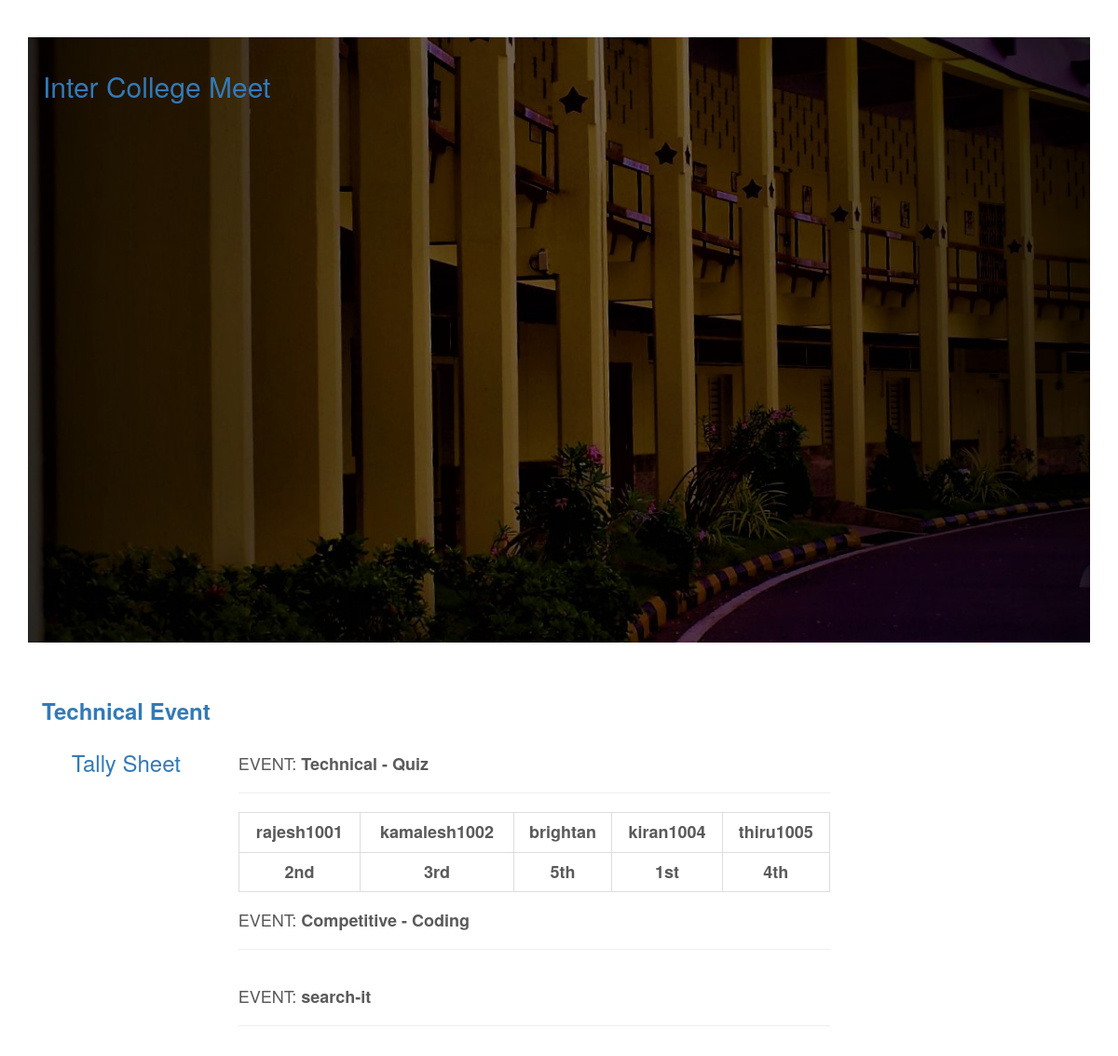
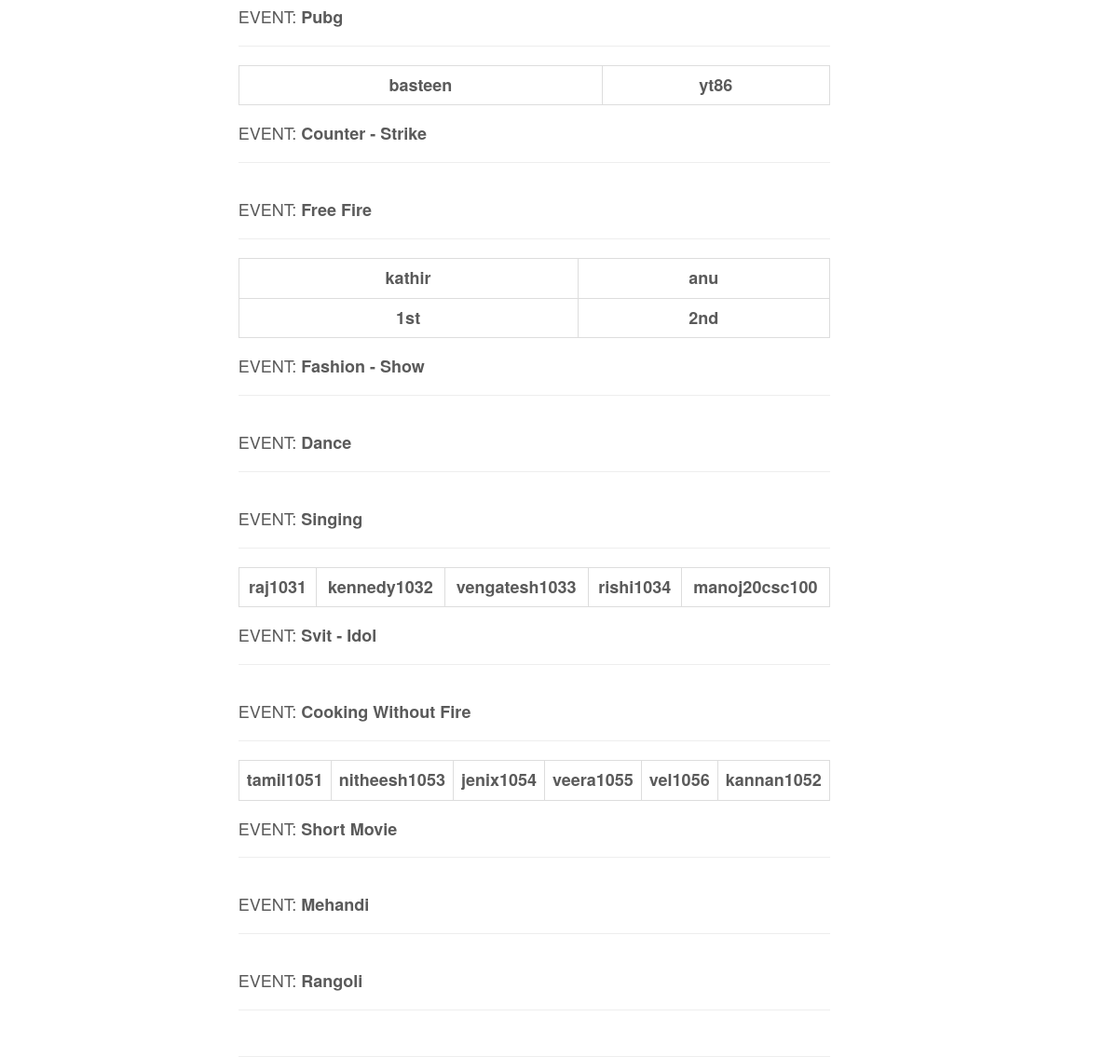
/judge/summary_results.php?main_event_id=4 (signed in), run on the app's committed database (2 pictures, top to bottom).
### tables this page shows
CREATE TABLE `main_event` (
  `mainevent_id` int(11) NOT NULL,
  `event_name` text NOT NULL,
  `status` text NOT NULL,
  `organizer_id` int(11) NOT NULL,
  `sy` varchar(9) NOT NULL,
  `date_start` text NOT NULL,
  `date_end` text NOT NULL,
  `place` text NOT NULL
);

CREATE TABLE `sub_event` (
  `subevent_id` int(11) NOT NULL,
  `mainevent_id` int(11) NOT NULL,
  `organizer_id` int(11) NOT NULL,
  `event_name` text NOT NULL,
  `status` text NOT NULL,
  `eventdate` text NOT NULL,
  `eventtime` text NOT NULL,
  `place` text NOT NULL,
  `txtpoll_status` text NOT NULL,
  `view` varchar(15) NOT NULL,
  `txtpollview` varchar(15) NOT NULL
);

CREATE TABLE `contestants` (
  `contestant_id` int(11) NOT NULL,
  `fullname` text NOT NULL,
  `subevent_id` int(11) NOT NULL,
  `contestant_ctr` int(11) NOT NULL,
  `status` text NOT NULL,
  `txt_code` text NOT NULL,
  `rand_code` int(15) NOT NULL,
  `txtPollScore` int(11) NOT NULL
);

### judge/session.php (called while the page is built, shortened)
							</script><?php
$session_id=$_SESSION['id'];
?>

### judge/summary_results.php (the view, shortened to what this page needs)
<!DOCTYPE html>
<html lang="en">
   <?php
include('header.php');
include('session.php');
$active_main_event=$_GET['main_event_id'];
    ?>
 <body>
 <div class="container">
      <div class="span12">
           <?php
          $event_query = $conn->query("select * from main_event where mainevent_id='$active_main_event'") or die(mysql_error());
		while ($event_row = $event_query->fetch())
        {
            ?>
             <center>
             <?php include('doc_header.php'); ?>
             <table>
        <tr>
             <td align="center">
            <h3><strong><?php echo $event_row['event_name']; ?></strong></h3>
             </td>
              </tr>
               <tr>
                <td align="center">
                <h3>Tally Sheet</h3>
                </td>
              </tr>
             </table>
              <?php }  ?>
        <section id="download-bootstrap">
          <div class="page-header">
<table style="width: 100% !important;" align="center">
<?php
$sy_query = $conn->query("select DISTINCT sy FROM main_event where organizer_id='$session_id' AND mainevent_id='$active_main_event='") or die(mysql_error());
while ($sy_row = $sy_query->fetch())
{
$sy=$sy_row['sy'];
$MECtr = $MEctrQuery->rowCount();  ?>
<tr>
<td>
                        <?php
                        $event_query = $conn->query("select * from main_event where organizer_id='$session_id' AND sy='$sy'") or die(mysql_error());
                        while ($event_row = $event_query->fetch())
                        {
                        $main_event_id=$event_row['mainevent_id'];
                        $SEctrQuery = $conn->query("select * FROM sub_event where mainevent_id='$main_event_id'") or die(mysql_error());
                        while($SECtr = $SEctrQuery->fetch())
                        {
                            $rs_subevent_id=$SECtr['subevent_id'];
                         ?>
                                    <h4>EVENT: <strong><?php echo $SECtr['event_name']; ?></strong></h4>
                                    <hr />
                                    <table align="center" class="table table-bordered" id="example">
                                    <?php
                                    $contxx_query = $conn->query("select DISTINCT fullname from contestants where subevent_id='$rs_subevent_id'") or die(mysql_error());
                                    while ($contxx_row = $contxx_query->fetch())
                                    { ?>
                                    <th><strong><center><?php echo $contxx_row['fullname']; ?></center></strong></th>
                                    <?php } ?>
                                    <tr>
                                    <?php
                                    $contxxz_query = $conn->query("select contestant_id from contestants where subevent_id='$rs_subevent_id'") or die(mysql_error());
                                    while ($contxxz_row = $contxxz_query->fetch())
                                    {
                                    $contxzID=$contxxz_row['contestant_id'];
                                    $place_query = $conn->query("select DISTINCT place_title from sub_results where contestant_id='$contxzID' AND subevent_id='$rs_subevent_id'") or die(mysql_error());
                                    while ($place_row = $place_query->fetch())
                                    { ?>
                                    <td><strong><center><?php echo $place_row['place_title']; ?></center></strong></td>
                                    <?php   }   }   ?>
                                    </tr>
                                    </table>
                        <?php  }} ?>
 </td>
 </tr>
  <?php  }  ?>
  </table>
  </div>
  </section>
      </div>
  </body>
</html>

### judge/header.php (shortened to what this page needs)
<head>
    <link href="bootstrap/css/bootstrap.min.css" rel="stylesheet"/>
      <link href="assets/css/docs.css" rel="stylesheet"/>
    <link href="carousel.css" rel="stylesheet"/>
  </head>

### judge/doc_header.php (shortened to what this page needs)
            <table>
<header class="bgImage" >
    <nav class="navbar" >
        <div class="container">
        <div class="navbar-header">
                <a class = "navbar-brand">
                   <h2> Inter College Meet</h2>
                     </div>
        </div>
    </div>

### judge/assets/css/docs.css (style rules this page uses)
body { position: relative; padding-top: 40px; }
section { padding-top: 30px; }
section > .page-header, section > .lead { color: #5a5a5a; }

### judge/doc_header.php (style rules this page uses)
.bgImage { background-image: url(images/aac.jpg); background-size: cover; background-position: center center; height: 650px; margin-bottom: 25px; }

### data on the page
main_event: event_name "Technical Event"
sub_event: event_name "Technical - Quiz", fullname "rajesh1001", fullname "kamalesh1002", fullname "brightan", fullname "kiran1004", fullname "thiru1005"
contestants: place_title "2nd"
contestants: place_title "3rd"
contestants: place_title "5th"
contestants: place_title "1st"
contestants: place_title "4th"
sub_event: event_name "Competitive - Coding"
sub_event: event_name "search-it"
sub_event: event_name "Pubg", fullname "basteen", fullname "yt86"
sub_event: event_name "Counter - Strike"
sub_event: event_name "Free Fire", fullname "kathir", fullname "anu"
contestants: place_title "1st"
contestants: place_title "2nd"
sub_event: event_name "Fashion - Show"
sub_event: event_name "Dance"
sub_event: event_name "Singing", fullname "raj1031", fullname "kennedy1032", fullname "vengatesh1033", fullname "rishi1034", fullname "manoj20csc100"
sub_event: event_name "Svit - Idol"
sub_event: event_name "Cooking Without Fire", fullname "tamil1051", fullname "nitheesh1053", fullname "jenix1054", fullname "veera1055", fullname "vel1056", fullname "kannan1052"
sub_event: event_name "Short Movie"
sub_event: event_name "Mehandi"
sub_event: event_name "Rangoli"
